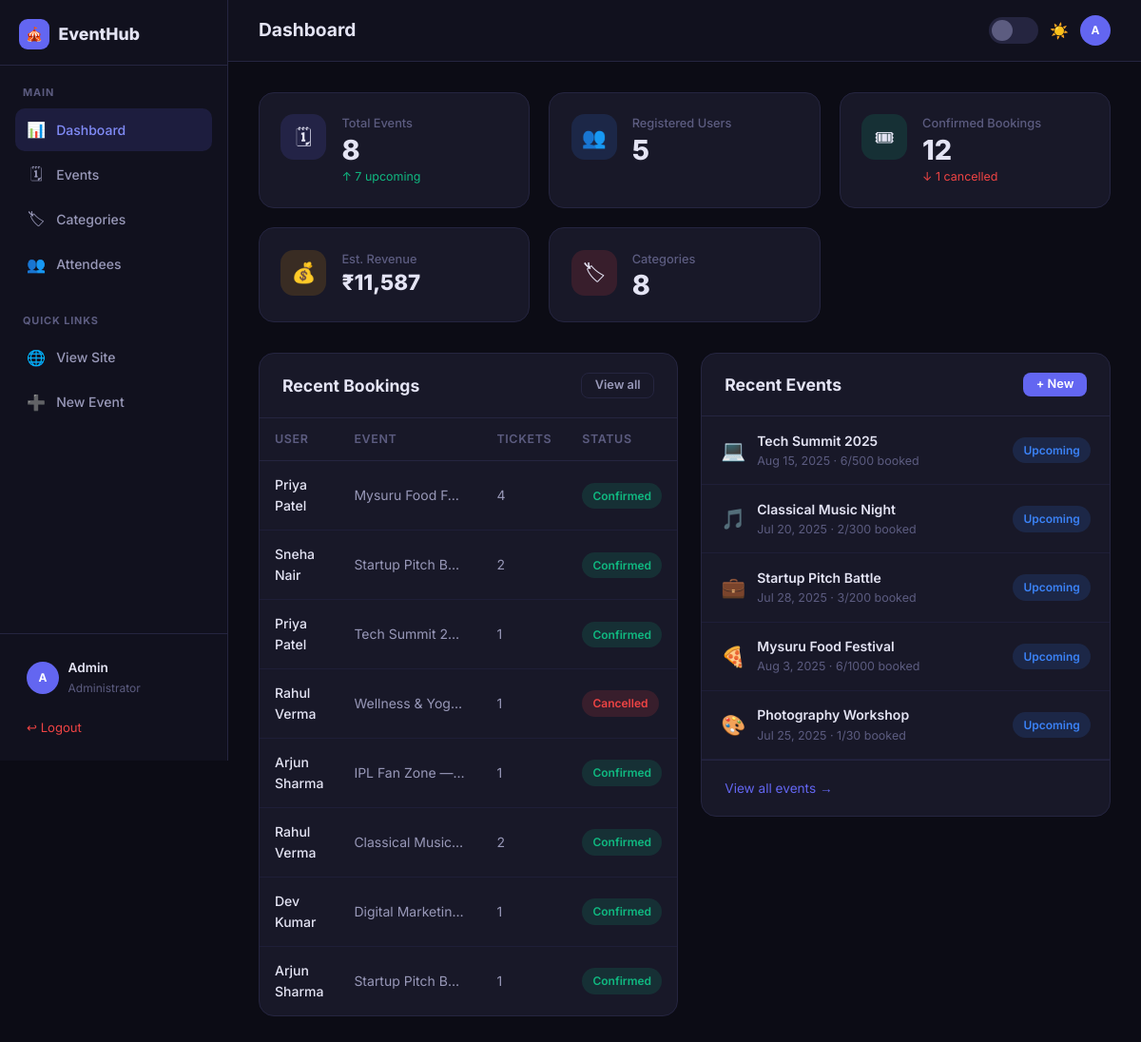
The page /admin/index.php (signed in) on the database its author committed.
### tables this page shows
CREATE TABLE IF NOT EXISTS `bookings` (
  `id`        INT  NOT NULL AUTO_INCREMENT,
  `user_id`   INT  NOT NULL,
  `event_id`  INT  NOT NULL,
  `tickets`   INT  NOT NULL DEFAULT 1,
  `status`    ENUM('confirmed','cancelled','pending') NOT NULL DEFAULT 'confirmed',
  `booked_at` TIMESTAMP NOT NULL DEFAULT CURRENT_TIMESTAMP,
  PRIMARY KEY (`id`),
  UNIQUE KEY `uq_user_event` (`user_id`, `event_id`),
  KEY `fk_booking_event` (`event_id`),
  CONSTRAINT `fk_booking_user`
    FOREIGN KEY (`user_id`)  REFERENCES `users`  (`id`) ON DELETE CASCADE,
  CONSTRAINT `fk_booking_event`
    FOREIGN KEY (`event_id`) REFERENCES `events` (`id`) ON DELETE CASCADE
);

CREATE TABLE IF NOT EXISTS `users` (
  `id`         INT          NOT NULL AUTO_INCREMENT,
  `name`       VARCHAR(100) NOT NULL,
  `email`      VARCHAR(150) NOT NULL,
  `password`   VARCHAR(255) NOT NULL,
  `created_at` TIMESTAMP    NOT NULL DEFAULT CURRENT_TIMESTAMP,
  PRIMARY KEY (`id`),
  UNIQUE KEY `uq_user_email` (`email`)
);

CREATE TABLE IF NOT EXISTS `events` (
  `id`          INT           NOT NULL AUTO_INCREMENT,
  `title`       VARCHAR(200)  NOT NULL,
  `description` TEXT,
  `category_id` INT           DEFAULT NULL,
  `event_date`  DATE          NOT NULL,
  `event_time`  TIME          NOT NULL DEFAULT '09:00:00',
  `location`    VARCHAR(200)  NOT NULL,
  `capacity`    INT           NOT NULL DEFAULT 100,
  `price`       DECIMAL(10,2) NOT NULL DEFAULT 0.00,
  `status`      ENUM('upcoming','ongoing','completed','cancelled') NOT NULL DEFAULT 'upcoming',
  `created_at`  TIMESTAMP     NOT NULL DEFAULT CURRENT_TIMESTAMP,
  PRIMARY KEY (`id`),
  KEY `fk_event_category` (`category_id`),
  CONSTRAINT `fk_event_category`
    FOREIGN KEY (`category_id`) REFERENCES `categories` (`id`)
    ON DELETE SET NULL
);

CREATE TABLE IF NOT EXISTS `categories` (
  `id`         INT          NOT NULL AUTO_INCREMENT,
  `name`       VARCHAR(100) NOT NULL,
  `color`      VARCHAR(7)   NOT NULL DEFAULT '#6366f1',
  `icon`       VARCHAR(10)  NOT NULL DEFAULT '📅',
  `created_at` TIMESTAMP    NOT NULL DEFAULT CURRENT_TIMESTAMP,
  PRIMARY KEY (`id`)
);

### admin/index.php (the view, shortened to what this page needs)
<?php
require_once __DIR__ . '/../includes/db.php';
$totalEvents    = (int)$pdo->query("SELECT COUNT(*) FROM events")->fetchColumn();
$upcomingEvents = (int)$pdo->query("SELECT COUNT(*) FROM events WHERE status='upcoming'")->fetchColumn();
$totalUsers     = (int)$pdo->query("SELECT COUNT(*) FROM users")->fetchColumn();
$totalBookings  = (int)$pdo->query("SELECT COUNT(*) FROM bookings WHERE status='confirmed'")->fetchColumn();
$totalCategories= (int)$pdo->query("SELECT COUNT(*) FROM categories")->fetchColumn();
$cancelledCount = (int)$pdo->query("SELECT COUNT(*) FROM bookings WHERE status='cancelled'")->fetchColumn();
$revenue = $pdo->query("
    SELECT COALESCE(SUM(b.tickets * e.price), 0)
    FROM bookings b JOIN events e ON e.id = b.event_id
    WHERE b.status='confirmed'
")->fetchColumn();
$recentBookings = $pdo->query("
    SELECT b.*, u.name AS user_name, e.title AS event_title, e.event_date
    FROM bookings b
    JOIN users u  ON u.id = b.user_id
    JOIN events e ON e.id = b.event_id
    ORDER BY b.booked_at DESC
    LIMIT 8
")->fetchAll();
$recentEvents = $pdo->query("
    SELECT e.*, c.name AS cat_name, c.icon AS cat_icon,
           (SELECT COALESCE(SUM(tickets),0) FROM bookings b WHERE b.event_id=e.id AND b.status='confirmed') AS booked
    FROM events e
    LEFT JOIN categories c ON c.id = e.category_id
    ORDER BY e.created_at DESC
    LIMIT 5
")->fetchAll();
include __DIR__ . '/../includes/admin_header.php';
?>
<div class="stats-grid">
  <div class="stat-card">
    <div class="stat-icon purple">🗓</div>
    <div>
      <div class="stat-label">Total Events</div>
      <div class="stat-value"><?= $totalEvents ?></div>
      <div style="font-size:.78rem;color:var(--green);margin-top:.2rem;">↑ <?= $upcomingEvents ?> upcoming</div>
    </div>
  </div>
  <div class="stat-card">
    <div class="stat-icon blue">👥</div>
    <div>
      <div class="stat-label">Registered Users</div>
      <div class="stat-value"><?= $totalUsers ?></div>
    </div>
  </div>
  <div class="stat-card">
    <div class="stat-icon green">🎟</div>
    <div>
      <div class="stat-label">Confirmed Bookings</div>
      <div class="stat-value"><?= $totalBookings ?></div>
      <div style="font-size:.78rem;color:var(--red);margin-top:.2rem;">↓ <?= $cancelledCount ?> cancelled</div>
    </div>
  </div>
  <div class="stat-card">
    <div class="stat-icon yellow">💰</div>
    <div>
      <div class="stat-label">Est. Revenue</div>
      <div class="stat-value" style="font-size:1.4rem;">₹<?= number_format($revenue, 0) ?></div>
    </div>
  </div>
  <div class="stat-card">
    <div class="stat-icon red">🏷</div>
    <div>
      <div class="stat-label">Categories</div>
      <div class="stat-value"><?= $totalCategories ?></div>
    </div>
  </div>
</div>
<div style="display:grid;grid-template-columns:1fr 1fr;gap:1.5rem;align-items:start;" class="dashboard-grid">
  <div class="card">
    <div class="card-header" style="display:flex;align-items:center;justify-content:space-between;">
      <h4>Recent Bookings</h4>
      <a href="<?= ADMIN_PATH ?>/attendees.php" class="btn btn-ghost btn-sm">View all</a>
    </div>
    <div class="table-wrap">
      <?php if (empty($recentBookings)): ?>
        <div style="padding:2rem;text-align:center;color:var(--txt3);">No bookings yet.</div>
      <?php else: ?>
        <table>
          <thead>
            <tr>
              <th>User</th>
              <th>Event</th>
              <th>Tickets</th>
              <th>Status</th>
            </tr>
          </thead>
          <tbody>
            <?php foreach ($recentBookings as $b): ?>
              <tr>
                <td class="td-primary"><?= htmlspecialchars($b['user_name']) ?></td>
                <td style="max-width:150px;white-space:nowrap;overflow:hidden;text-overflow:ellipsis;">
                  <?= htmlspecialchars($b['event_title']) ?>
                </td>
                <td><?= $b['tickets'] ?></td>
                <td>
                  <span class="badge <?= $b['status']==='confirmed' ? 'badge-green' : ($b['status']==='cancelled' ? 'badge-red' : 'badge-yellow') ?>">
                    <?= ucfirst($b['status']) ?>
                  </span>
                </td>
              </tr>
            <?php endforeach; ?>
          </tbody>
        </table>
      <?php endif; ?>
    </div>
  </div>
  <div class="card">
    <div class="card-header" style="display:flex;align-items:center;justify-content:space-between;">
      <h4>Recent Events</h4>
      <a href="<?= ADMIN_PATH ?>/event_form.php" class="btn btn-primary btn-sm">+ New</a>
    </div>
    <div style="display:flex;flex-direction:column;gap:0;">
      <?php if (empty($recentEvents)): ?>
        <div style="padding:2rem;text-align:center;color:var(--txt3);">No events yet. <a href="<?= ADMIN_PATH ?>/event_form.php">Create one!</a></div>
      <?php else: ?>
        <?php foreach ($recentEvents as $e): ?>
          <div style="display:flex;align-items:center;gap:.75rem;padding:.9rem 1.25rem;border-bottom:1px solid var(--border2);">
            <span style="font-size:1.3rem;"><?= $e['cat_icon'] ?? '🎪' ?></span>
            <div style="flex:1;min-width:0;">
              <div style="font-size:.875rem;font-weight:600;color:var(--txt);white-space:nowrap;overflow:hidden;text-overflow:ellipsis;">
                <?= htmlspecialchars($e['title']) ?>
              </div>
              <div style="font-size:.78rem;color:var(--txt3);">
                <?= date('M j, Y', strtotime($e['event_date'])) ?> · <?= $e['booked'] ?>/<?= $e['capacity'] ?> booked
              </div>
            </div>
            <span class="badge <?= $e['status']==='upcoming' ? 'badge-blue' : ($e['status']==='ongoing'?'badge-green':'badge-gray') ?>">
              <?= ucfirst($e['status']) ?>
            </span>
          </div>
        <?php endforeach; ?>
      <?php endif; ?>
    </div>
    <div class="card-footer">
      <a href="<?= ADMIN_PATH ?>/events.php" style="font-size:.85rem;">View all events →</a>
    </div>
  </div>
</div>
<?php include __DIR__ . '/../includes/admin_footer.php'; ?>

### assets/style.css (style rules this page uses)
:root { --transition: 0.3s ease; }
[data-theme="dark"] { --bg: #0c0c15; --bg2: #11111e; --card: #181828; --card-h: #1e1e30; --border: #252540; --border2: #1e1e38; --txt: #e4e4f4; --txt2: #9898b8; --txt3: #5c5c80; --accent: #6366f1; --accent-h: #818cf8; --accent-d: #4f46e5; --green: #10b981; --yellow: #f59e0b; --red: #ef4444; --blue: #3b82f6; --shadow: 0 4px 24px rgba(0,0,0,.45); --shadow-lg: 0 8px 48px rgba(0,0,0,.65); --glow: 0 0 0 3px rgba(99,102,241,.25); }
*, *::before, *::after { box-sizing: border-box; margin: 0; padding: 0; }
html { scroll-behavior: smooth; }
body { font-family: 'Inter', sans-serif; background: var(--bg); color: var(--txt); line-height: 1.6; transition: background var(--transition), color var(--transition); min-height: 100vh; }
a { color: var(--accent); text-decoration: none; transition: color var(--transition); }
h1,h2,h3,h4,h5 { font-weight: 700; line-height: 1.2; color: var(--txt); }
h4 { font-size: 1.1rem; }
.btn { display: inline-flex; align-items: center; justify-content: center; gap: .45rem; padding: .6rem 1.25rem; border-radius: 10px; font-size: .875rem; font-weight: 600; border: none; cursor: pointer; transition: all var(--transition); text-decoration: none; line-height: 1; }
.btn-sm { padding: .4rem .85rem; font-size: .8rem; border-radius: 8px; }
.btn-primary { background: var(--accent); color: white; }
.btn-ghost { background: var(--card); color: var(--txt2); border: 1px solid var(--border); }
.card { background: var(--card); border: 1px solid var(--border); border-radius: 16px; transition: all var(--transition); }
.card-header { padding: 1.25rem 1.5rem; border-bottom: 1px solid var(--border); }
.card-footer { padding: 1rem 1.5rem; border-top: 1px solid var(--border); }
.badge { display: inline-flex; align-items: center; gap: .3rem; padding: .25rem .7rem; border-radius: 20px; font-size: .75rem; font-weight: 600; }
.badge-green { background: rgba(16,185,129,.15); color: var(--green); }
.badge-red { background: rgba(239,68,68,.15); color: var(--red); }
.badge-blue { background: rgba(59,130,246,.15); color: var(--blue); }
.table-wrap { overflow-x: auto; }
table { width: 100%; border-collapse: collapse; font-size: .875rem; }
th { padding: .75rem 1rem; text-align: left; font-size: .78rem; font-weight: 600; text-transform: uppercase; letter-spacing: .05em; color: var(--txt3); border-bottom: 1px solid var(--border); }
td { padding: .85rem 1rem; border-bottom: 1px solid var(--border2); color: var(--txt2); }
tr:last-child td { border-bottom: none; }
.td-primary { color: var(--txt); font-weight: 500; }
.stats-grid { display: grid; grid-template-columns: repeat(auto-fill, minmax(220px, 1fr)); gap: 1.25rem; margin-bottom: 2rem; }
.stat-card { background: var(--card); border: 1px solid var(--border); border-radius: 16px; padding: 1.4rem; display: flex; align-items: flex-start; gap: 1rem; }
.stat-icon { width: 48px; height: 48px; border-radius: 14px; display: flex; align-items: center; justify-content: center; font-size: 1.3rem; flex-shrink: 0; }
.stat-icon.purple { background: rgba(99,102,241,.15); }
.stat-icon.green { background: rgba(16,185,129,.15); }
.stat-icon.yellow { background: rgba(245,158,11,.15); }
.stat-icon.blue { background: rgba(59,130,246,.15); }
.stat-icon.red { background: rgba(239,68,68,.15); }
.stat-label { font-size: .8rem; color: var(--txt3); margin-bottom: .2rem; font-weight: 500; }
.stat-value { font-size: 1.8rem; font-weight: 800; color: var(--txt); line-height: 1; }

### rows shown on the page
bookings: user.name "Priya Patel", event.title "Mysuru Food F…", tickets "4", status "Confirmed"
bookings: user.name "Sneha Nair", event.title "Startup Pitch B…", tickets "2", status "Confirmed"
bookings: user.name "Priya Patel", event.title "Tech Summit 2…", tickets "1", status "Confirmed"
bookings: user.name "Rahul Verma", event.title "Wellness & Yog…", tickets "1", status "Cancelled"
bookings: user.name "Arjun Sharma", event.title "IPL Fan Zone —…", tickets "1", status "Confirmed"
bookings: user.name "Rahul Verma", event.title "Classical Music…", tickets "2", status "Confirmed"
bookings: user.name "Dev Kumar", event.title "Digital Marketin…", tickets "1", status "Confirmed"
bookings: user.name "Arjun Sharma", event.title "Startup Pitch B…", tickets "1", status "Confirmed"
events: category.icon "💻", title "Tech Summit 2025", event_date "Aug 15, 2025", booked "6", capacity "500", status "Upcoming"
events: category.icon "🎵", title "Classical Music Night", event_date "Jul 20, 2025", booked "2", capacity "300", status "Upcoming"
events: category.icon "💼", title "Startup Pitch Battle", event_date "Jul 28, 2025", booked "3", capacity "200", status "Upcoming"
events: category.icon "🍕", title "Mysuru Food Festival", event_date "Aug 3, 2025", booked "6", capacity "1000", status "Upcoming"
events: category.icon "🎨", title "Photography Workshop", event_date "Jul 25, 2025", booked "1", capacity "30", status "Upcoming"

### other values the page prints
SITE_NAME "EventHub"
$item['icon'] "📊"
$item['label'] "Dashboard"
$item['icon'] "🗓"
$item['label'] "Events"
$item['icon'] "🏷"
$item['label'] "Categories"
$item['icon'] "👥"
$item['label'] "Attendees"
substr($admin['name'],0,1) "A"
$admin['name'] "Admin"
$pageHeading "Dashboard"
$totalEvents "8"
$upcomingEvents "7"
$totalUsers "5"
